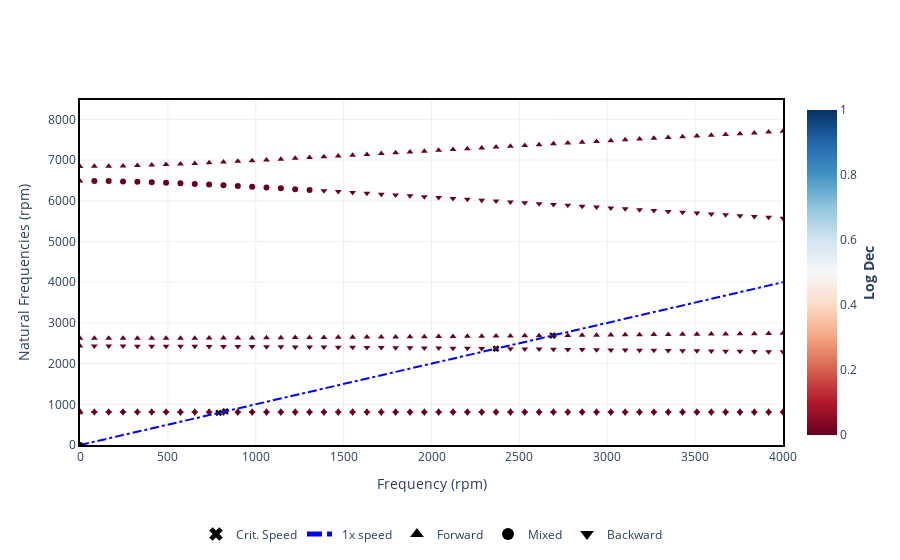

The code cell stored with this chart in its notebook:
### Markdown cell above
- Campbell Diagram

### Code cell
campbell = rotor592c.run_campbell(np.linspace(0, 4000 * np.pi / 30, 50))
# Plotting frequency in RPM
fig = campbell.plot(frequency_units="rpm")
fig.show()
